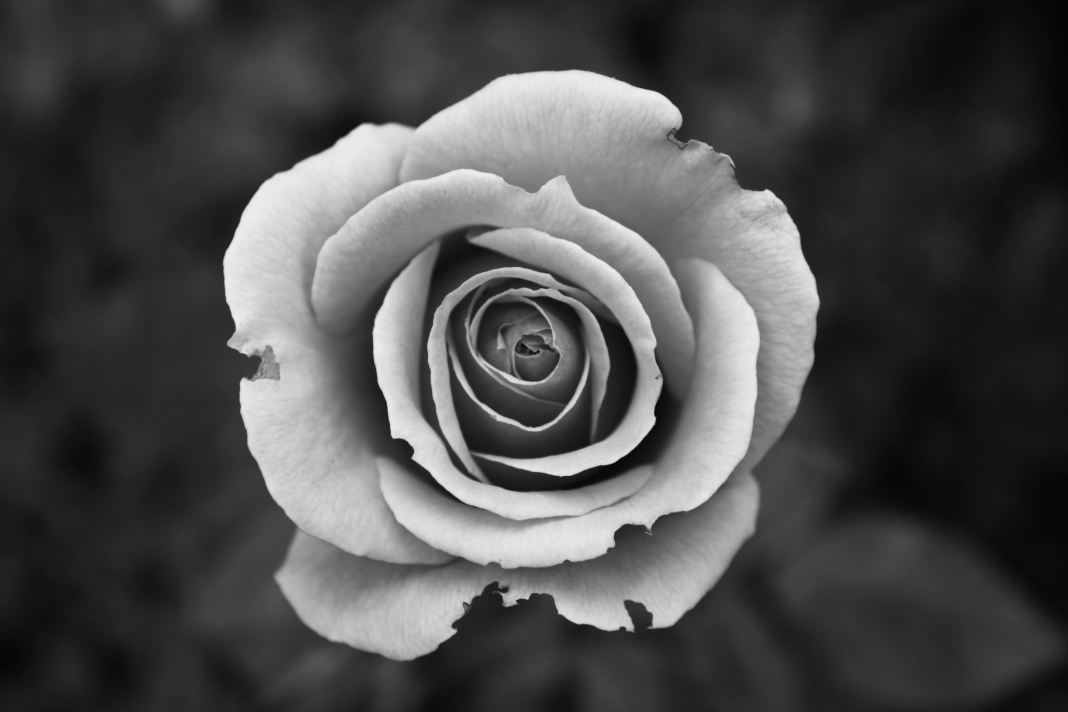
#> input picture b&w.jpeg, 4272 x 2848 px (shown at 1/4 size)
$ python noises_and_its_fft.py
#> lines starting #> are read from the running program, lines starting #| are printed output that depends on the picture
import numpy as np
import matplotlib.pyplot as plt
import matplotlib.image as img
from skimage.color import rgb2gray
from skimage import io ,transform,color
from numpy.fft import fft, fftshift, ifft

# Read the image
A= io.imread('b&w.jpeg');
#> A is the input picture: shape (2848, 4272, 3); mean R, G, B 76.4, 76.5, 76.3

# Resize the image to the desired resolution (600, 800)
A_resized = transform.resize(A, (600, 800), anti_aliasing=True)
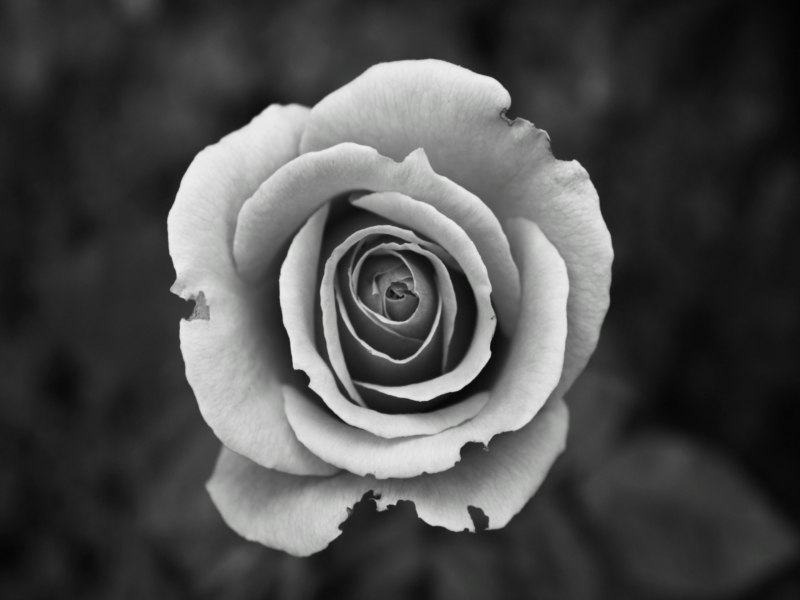
#> A_resized: shape (600, 800, 3) float64; mean R, G, B 0.3, 0.3, 0.299

# Convert the resized image to grayscal
Abw = color.rgb2gray(A_resized)

# Add noise to the grayscale image
B=Abw+0.5*np.random.randn(600,800)
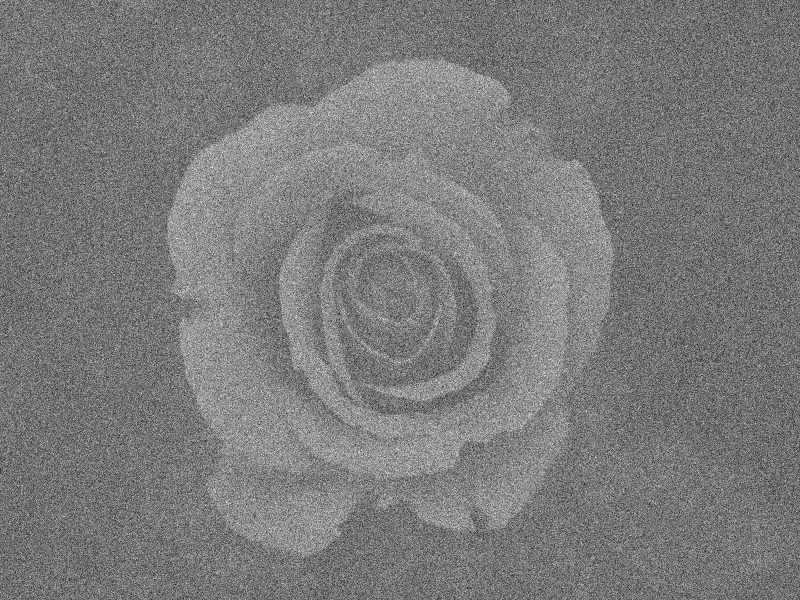
#> B: shape (600, 800) float64; min -2.21, max 2.98, mean 0.301; drawn with min black and max white

# Perform FFT and shift for the original image
At = np.fft.fft2(Abw)
Ats = np.fft.fftshift(At)
A_spectrum = np.abs(Ats)

# Perform FFT and shift for the noisy image
Bt = np.fft.fft2(B)
Bts = np.fft.fftshift(Bt)
B_spectrum = np.abs(Bts)

#Making a filter
Fs=np.zeros((600,800))
width=50
mask=np.ones((2*width+1,2*width+1))
Fs[301-width:301+width+1,401-width:401+width+1]=mask
btsf=np.multiply(Bts,Fs)
btf=fftshift(btsf)
bf=np.fft.ifft2(btf)

# Original Image and its FFT
plt.subplot(2, 2, 1)
plt.title("Original Image")
plt.imshow(Abw, cmap='hot')

plt.subplot(2, 2, 2)
plt.title("FFT of the Original Image")
plt.imshow(np.log(1 + A_spectrum), cmap='hot')

# Noisy Image and its FFT
plt.subplot(2, 2, 3)
plt.title("Noisy Image")
plt.imshow(B, cmap='hot')

plt.subplot(2, 2, 4)
plt.title("FFT of the noisy Image")
plt.imshow(np.log(1 + B_spectrum), cmap='hot')

plt.tight_layout()
plt.show()
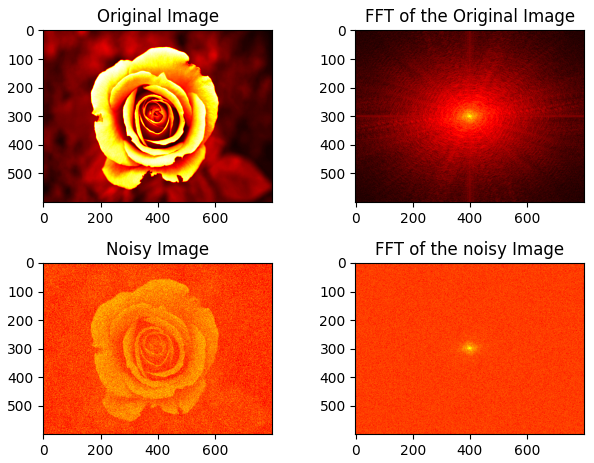
#> figure drawn by matplotlib, 4 panels

$ run again, with sunflower.jpeg copied over b&w.jpeg
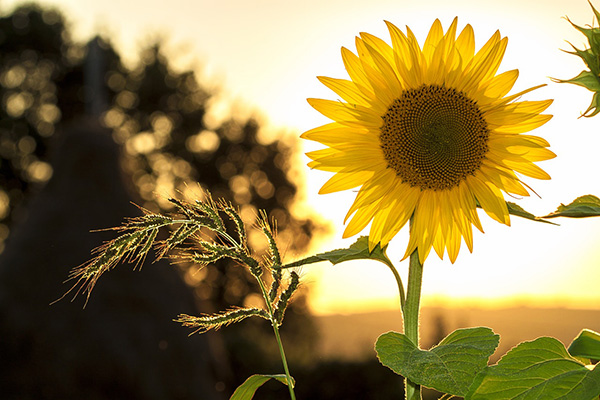
#> input picture sunflower.jpeg, 600 x 400 px
#> A is the input picture: shape (400, 600, 3); mean R, G, B 146.8, 128.9, 78.6
#> `B=Abw+0.5*np.random.randn(600,800)`:
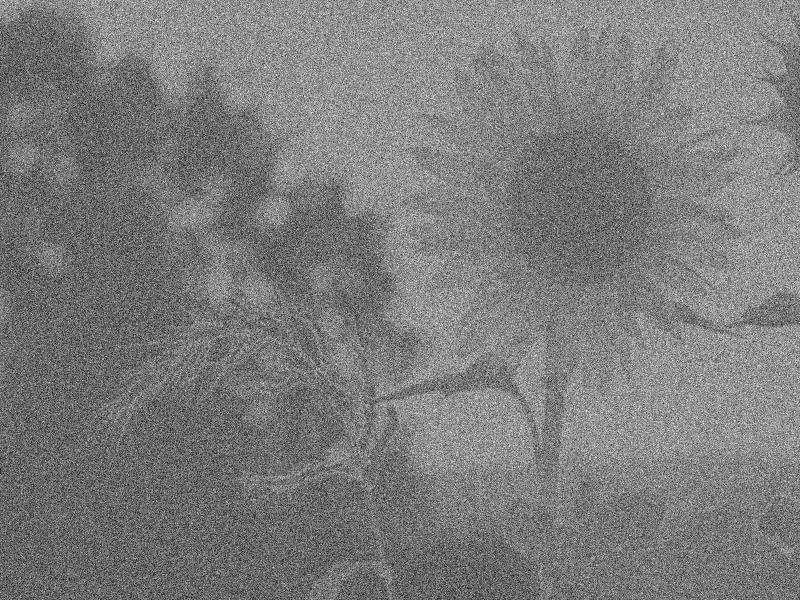
#> B: shape (600, 800) float64; min -2.06, max 3.18, mean 0.507; drawn with min black and max white
#> `plt.show()`:
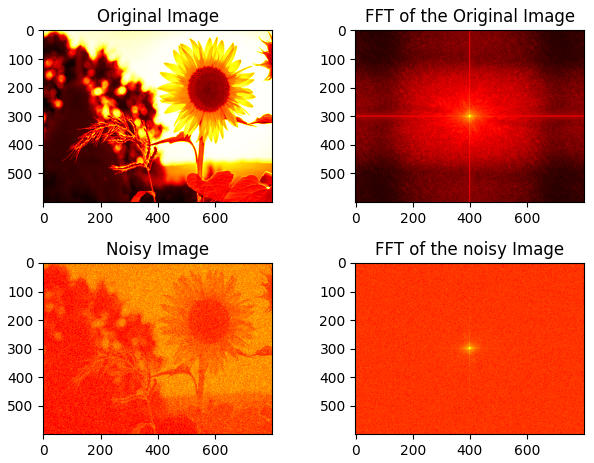
#> figure drawn by matplotlib, 4 panels
